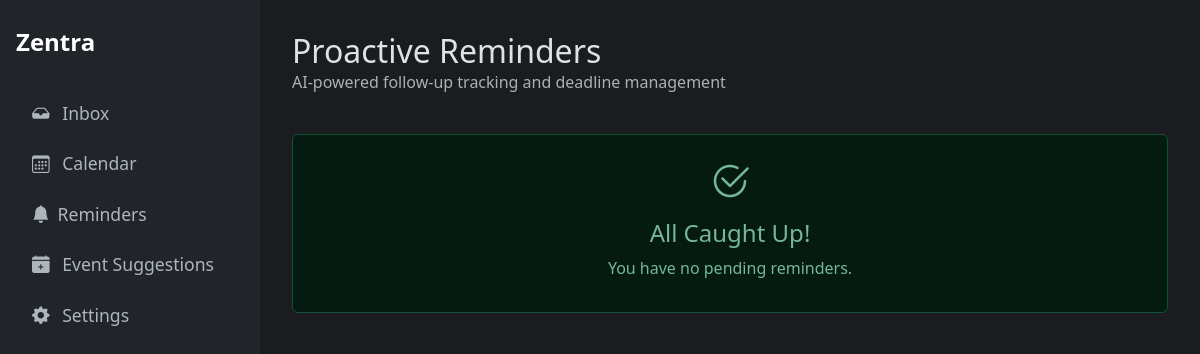
/reminders, run on an earlier commit of the app's database.
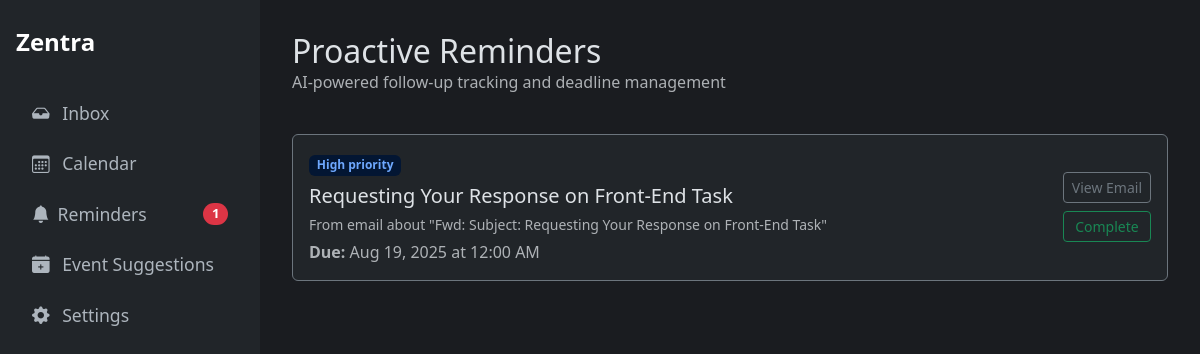
And on a later commit of the database.
### tables this page shows
CREATE TABLE reminders (
    id INTEGER PRIMARY KEY AUTOINCREMENT,
    created_at TIMESTAMP NOT NULL DEFAULT CURRENT_TIMESTAMP,
    summary TEXT NOT NULL,
    due_date TEXT NOT NULL,
    status TEXT NOT NULL DEFAULT 'active', -- active, completed
    source_email_id INTEGER,
    FOREIGN KEY (source_email_id) REFERENCES classifications (id)
);

CREATE TABLE classifications (
    id INTEGER PRIMARY KEY AUTOINCREMENT,
    gmail_message_id TEXT UNIQUE NOT NULL, -- NEW: Added unique message ID
    created_at TIMESTAMP NOT NULL DEFAULT CURRENT_TIMESTAMP,
    subject TEXT NOT NULL,
    sender TEXT NOT NULL,
    body TEXT,
    category TEXT,
    confidence REAL,
    priority_analysis TEXT,
    category_reason TEXT,
    summary TEXT,
    important_terms TEXT,
    response_draft TEXT
);

### Oauth.py (the view)
@app.route("/reminders")
def reminders_view():
    reminders_raw = database.get_reminders(status='active')
    reminders = []
    now = datetime.now()
    for r in reminders_raw:
        try:
            reminder = dict(r)
            due_date = parse(r['due_date'])
            reminder['due_date_formatted'] = due_date.strftime("%b %d, %Y at %I:%M %p")
            classification = database.get_classification_by_id(r['source_email_id'])
            reminder['email_subject'] = classification['subject'] if classification else "Unknown"
            reminder['is_overdue'] = due_date < now
            reminders.append(reminder)
        except Exception as e:
            print(f"Error processing reminder {r['id']}: {e}")
            continue
    return render_template("reminders.html", reminders=reminders)

### Oauth.py (called while the page is built)
@app.context_processor
def inject_counts():
    pending_reminders_count = database.get_pending_reminders_count()
    return dict(pending_reminders_count=pending_reminders_count)

### database.py (called while the page is built)
def get_db_connection():
    conn = sqlite3.connect(DATABASE_FILE, timeout=10)
    conn.row_factory = sqlite3.Row
    return conn

def get_classification_by_id(classification_id):
    conn = get_db_connection()
    classification = conn.execute(
        'SELECT * FROM classifications WHERE id = ?', (classification_id,)
    ).fetchone()
    conn.close()
    return classification

def get_reminders(status='active'):
    conn = get_db_connection()
    reminders = conn.execute(
        "SELECT * FROM reminders WHERE status = ? ORDER BY due_date ASC", (status,)
    ).fetchall()
    conn.close()
    return reminders

def get_pending_reminders_count():
    conn = get_db_connection()
    count = conn.execute(
        "SELECT COUNT(id) FROM reminders WHERE status = 'active'"
    ).fetchone()[0]
    conn.close()
    return count

### templates/reminders.html (shortened to what this page needs)
{% extends "layout.html" %}
{% block content %}
<div class="d-flex justify-content-between align-items-center mb-4">
  <div>
    <h1 class="h2 mb-0">Proactive Reminders</h1>
    <p class="text-muted">AI-powered follow-up tracking and deadline management</p>
  </div>
</div>
{% for item in reminders %}
<div class="card mb-3 bg-dark {% if item.is_overdue %}border-danger{% else %}border-secondary{% endif %}">
    <div class="card-body">
        <div class="d-flex align-items-center">
            <div class="flex-grow-1">
                <div class="mb-2">
                    <span class="badge {% if item.is_overdue %}bg-danger-subtle text-danger-emphasis{% else %}bg-primary-subtle text-primary-emphasis{% endif %}">High priority</span>
                </div>
                <h5 class="mb-1">{{ item.summary }}</h5>
                <p class="mb-1 text-muted"><small>From email about "{{ item.email_subject }}"</small></p>
                <p class="mb-0 text-muted"><strong>Due:</strong> {{ item.due_date_formatted }}</p>
            </div>
            <div class="ms-3 d-grid gap-2">
                <a href="/classification/{{ item.source_email_id }}" class="btn btn-outline-secondary btn-sm">View Email</a>
                <a href="/complete_reminder/{{ item.id }}" class="btn btn-outline-success btn-sm">Complete</a>
            </div>
        </div>
    </div>
</div>
{% else %}
<div class="alert alert-success text-center">
    <i class="bi bi-check2-circle fs-1"></i>
    <h4 class="alert-heading mt-2">All Caught Up!</h4>
    <p>You have no pending reminders.</p>
</div>
{% endfor %}
{% endblock %}

What changed in the data, as far as the page shows it:
added reminders: summary "Requesting Your Response on Front-End Task"
now on this page (row edited): classifications: email_subject "Fwd: Subject: Requesting Your Response on Front-End Task"
Also different on the page:
{{ pending_reminders_count }}: (not shown) → "1"
new list line: "High priority From email about \" \" Due: Aug 19, 2025 at 12:00 AM View Email Complete"
text no longer shown: "All Caught Up! You have no pending reminders."
